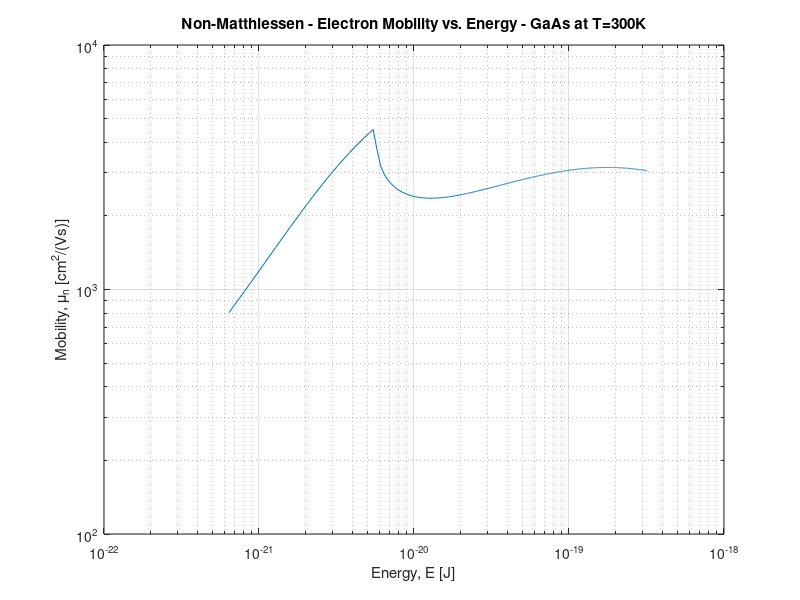
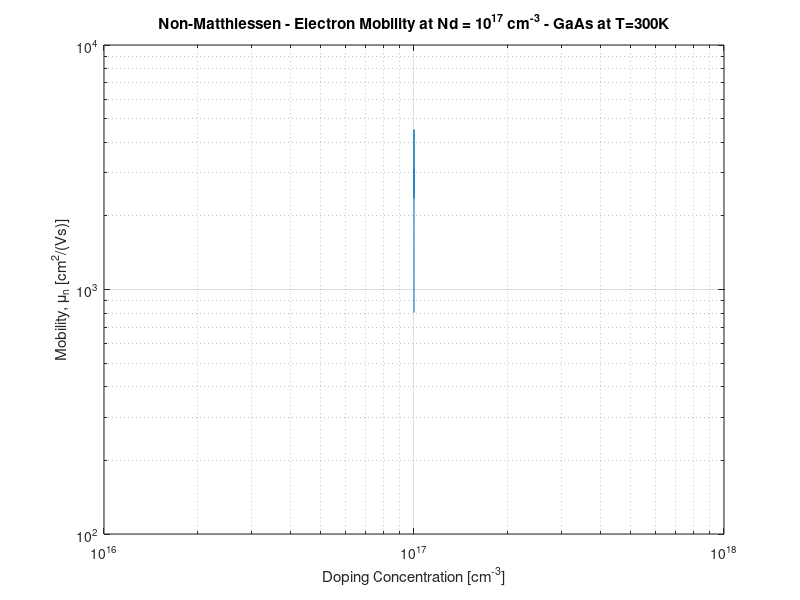
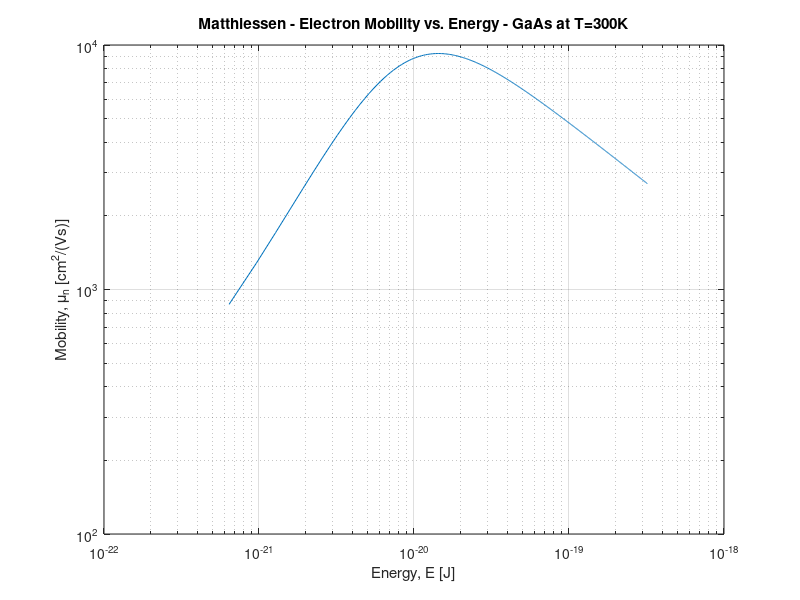
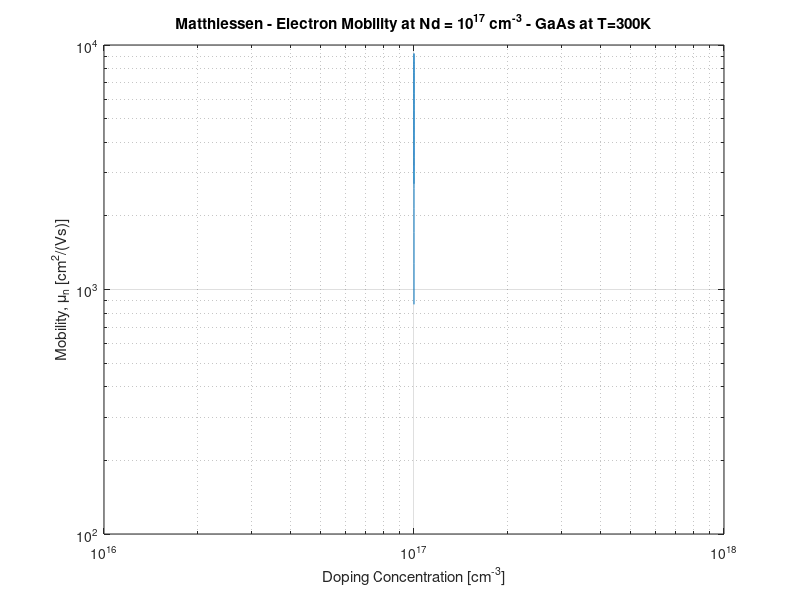

MATLAB code to generate these figures, in order:
% ECE 845 HW 1 Prob 4
% Noah Van Der Weide
% RTA for a sample of GaAs 10^17 cm^3 n-type Doping
% Room temperature (T = 300K)

% part b) calculate the mobility using RTA for only
% i) acoustic phonon scattering
% ii) ionized impurity scattering
% iii) POP scattering

% part c) Use Matthiessen's rule to calulate mobility and then conductivity.
% How does it compare to experimental results?

% part d) Do not use Matthiessen’s rule, but rather sum up the
% momentum relaxation rates for every given energy, then invert the sum to get
% the total momentum relaxation rate, and then find the average of that
% time, <<τm>>. With it, calculate the mobility and conductivity. How does it
% compare to that obtained using Matthiessen’s rule? How does it compare to
% experiment/your calculation using Rode’s method?

close all;
clear;
e = 1.602e-19;
q = e;
ko = 12.9; % low freq. dielectric const.
kinf = 10.92; % high freq. dielectric const.
hbar = 1.054e-34; % Reduced planck's constant (J*s)
rho = 5360; % density (kg/m^3)
a = 5.462e-10; % lattice constant (m)
kT = 0.0259*e; % (J)
vs = 5240; % Longitudinal acoustic velocity (m/s)

wo = (0.03536*e)/hbar; % longitudinal optical phonon energy hbar*wo (J) (hbar already defined, so explicitly defining wo)
hwo = 0.03536*e; % longitudinal optical phonon energy (J)

No = 1/(exp(hwo/kT) - 1);
No1 = No + 1;
err = 1e-7;

Dac_G = 7.01*e; % Electron acoustic deformation potential (eV) - Gamma
Dac_L = 9.2*e;
Dac_X = 9.0*e;

mo = 9.11e-31; %kg
m = 0.067*mo;
Ec = 0;
Eg = 1.42*e; % Egap in Joules

Z = 1;
Es = 12.9; % relative dielectric constant
Eo = 8.854e-12; %F/m vacuum permittivity
Ep = Es*Eo;
%E = linspace(0,2*e,1001); % 0 to 2*e Joules

% To avoid divide-by-zero issues, the energy is set to a very low value in
% lieu of 0.
E = linspace(1e-255,2*e,1001); % 0 to 2*e Joules
Nd = 1e17; % cm^-3
Nd = Nd.*1e6; %convert to m^-3

g = zeros(1001);
num = zeros(1001);
denom = zeros(1001);

Ipop = zeros(1001);

a = zeros(1001);
b1 = zeros(1001);
b2 = zeros(1001);
fo = exp(-E/kT);

mu = zeros(1001);
t1 = zeros(1001);
t2 = zeros(1001);

% ---------------------------------------------------------------------------------------
% i) Acoustic Phonon Scattering - within elastic and equipartition approximations
% ---------------------------------------------------------------------------------------

gc3d = zeros(1001);
GG = zeros(1001);
GL = zeros(1001);
GX = zeros(1001);
G = zeros(1001);

for i = 1:1001
   %gc3d(i) = 1/(2*pi^2) * (2*mdos/hbar^2)^(3/2) * sqrt(E(i) - Ec); % 3D DOS for GaAs
   %G(i) = 2 * 2*pi/hbar * Dac_G^2 * kT/(2*rho*vs^2) * (1/2) * gc3d(i);
   GG(i) = (Dac_G^2 * kT)/(2*pi*hbar*rho*(vs^2)) * (2*m/(hbar^2))^(3/2) * E(i)^(1/2);
   GL(i) = (Dac_L^2 * kT)/(2*pi*hbar*rho*(vs^2)) * (2*m/(hbar^2))^(3/2) * E(i)^(1/2);
   GX(i) = (Dac_X^2 * kT)/(2*pi*hbar*rho*(vs^2)) * (2*m/(hbar^2))^(3/2) * E(i)^(1/2);
   G(i) = GG(i) + GL(i) + GX(i);
   %G(i) = GG(i);
end

% Mobility calculation for acoustic phonon Scattering

Tac = zeros(1001);
muac = zeros(1001);

for i = 1:1001 % 0-2 eV
    Tac(i) = 1/G(i);

    % <<T>> = <tau*E>/<E>
    num(i) = num(i) + Tac(i)*E(i)^(3/2)*exp(-E(i)/kT); % <tau*E>
    denom(i) = denom(i) + E(i)^(3/2)*exp(-E(i)/kT); % <E>
    if (E(i) == 0)
        denom(i) = 1;
    end
end

for i = 1:1001
  Tac(i) = num(i)/denom(i); %<<Tau>>
  %mobility = e*<<T>>/m* (where m* is the effective conductivity mass -
  muac(i) = (q*Tac(i)/m);
end
% ---------------------------------------------------------------------------------------
% ii) Ionized impurity scattering at doping densities of 10^17
% ---------------------------------------------------------------------------------------
% Elastic, Anisotropic


k = zeros(1001);
for i = 1:1001
    k(i) = sqrt(2*m*E(i)/hbar^2);
end

Ld = sqrt((Ep*kT)/(e^2 * Nd)); % Debye Length

Gi = zeros(1001);
Gmi = zeros(1001); % momentum relaxation rate

    for i = 1:1001 % energy 0-2 eV
        %Gi(i,j) = (Nd(j) * Z^2 * e^4 * Ld(j)^4 * mdos)/(hbar^3 * pi * Eo^2 * Es^2) * ((k(i))/(4*(k(i))^2*Ld(j)^2 + 1));

        % Momentum Relaxation Rate
        Gmi(i) = (Nd*(Z^2)*(e^4)*m)/(8*pi*(hbar^3)*(Eo^2)*(Es^2)*(k(i)^3)) * (log(1+4*(k(i)^2)*(Ld^2) - (4*(k(i)^2)*(Ld^2))/(1+4*(k(i)^2)*(Ld^2))));

    end

% Mobility calculation for ionized Impurity

Ti = zeros(1001);
mui = zeros(1001);
num = zeros(1001);
denom = zeros(1001);
for i = 1:1001 % 0-2 eV
    Ti(i) = 1/Gmi(i);

    % <<T>> = <tau*E>/<E>
    num(i) = num(i) + Ti(i)*E(i)^(3/2)*exp(-E(i)/kT); % <tau*E>
    denom(i) = denom(i) + E(i)^(3/2)*exp(-E(i)/kT); % <E>
    if (E(i) == 0)
        denom(i) = 1;
    end
end

for i = 1:1001
    Ti(i) = num(i)/denom(i); %<<Tau>>
    %mobility = e*<<T>>/m* (where m* is the effective conductivity mass -
    mui(i) = (q*Ti(i)/m);
end

% ---------------------------------------------------------------------------------------
% iii) Polar Optical Phonon Scattering - Absorption and Emission separately
% for electrons in the Gamma valley
% ---------------------------------------------------------------------------------------
% Strongly inelastic (Ge != 0)
% Strongly anisotropic (Gm != G)

Gm_pop_abs = zeros(1001); % momentum relaxation rate
Gm_pop_em = zeros(1001);
Gm_pop = zeros(1001);

Gpop_abs = zeros(1001); % scattering rate
Gpop_em = zeros(1001);
Gpop_tot = zeros(1001);

%wo = (0.03536*e)/hbar; % longitudinal optical phonon energy hbar*wo (eV) (hbar already defined, so explicitly defining wo)
%hwo = 0.03536*e; % longitudinal optical phonon energy (eV)
%No = 1/(exp(hwo/kT) - 1);

for i = 1:1001
   Gpop_abs(i) = real(((q^2)*wo*(ko/kinf - 1))/(2*pi*ko*Eo*hbar*sqrt(2*E(i)/m)) * (No*asinh(E(i)/hwo)^(1/2)));

   Gm_pop(i) = real(((q^2)*wo*(ko/kinf - 1))/(4*pi*ko*Eo*hbar*sqrt(2*E(i)/m)) * (No*sqrt(1 + hwo/E(i)) + (No+1)*sqrt(1 - hwo/E(i)) - hwo*No/E(i) * asinh(E(i)/hwo)^(1/2) + hwo*(No+1)/E(i) * asinh(E(i)/hwo - 1)^(1/2)));

   if (E(i) > hbar*wo)
       Gpop_em(i) = ((q^2)*wo*(ko/kinf - 1))/(2*pi*ko*Eo*hbar*sqrt(2*E(i)/m)) * ((No + 1)*asinh((E(i)/hwo) -1)^(1/2));
   else
       Gpop_em(i) = 0;
   end
   Gpop_tot(i) = Gpop_abs(i) + Gpop_em(i);
end

% mobility calculation for POP
Tpop = zeros(1001);
mupop = zeros(1001);
num = zeros(1001);
denom = zeros(1001);
for i = 1:1001 % 0-2 eV
    Tpop(i) = 1/Gm_pop(i);

    % <<T>> = <tau*E>/<E>
    num(i) = num(i) + Tac(i)*E(i)^(3/2)*exp(-E(i)/kT); % <tau*E>
    denom(i) = denom(i) + E(i)^(3/2)*exp(-E(i)/kT); % <E>
    if (E(i) == 0)
        denom(i) = 1;
    end
end

for i = 1:1001
  Tpop(i) = num(i)/denom(i); %<<Tau>>
  %mobility = e*<<T>>/m* (where m* is the effective conductivity mass -
  mupop(i) = (q*Tpop(i)/m);
end
% ---------------------------------------------------------------------------------------
% c) Matthiessen's rule: 1/mu(tot) = 1/mu(acoustic) + 1/mu(ionized) + 1/mu(POP)
% ---------------------------------------------------------------------------------------

inv_mu_matt = zeros(1001);
mu_matt = zeros(1001);

for i = 1:1001
inv_mu_matt(i) = (1/muac(i)) + (1/mui(i)) + (1/mupop(i));
mu_matt(i) = (1/inv_mu_matt(i));
end

% ---------------------------------------------------------------------------------------
% d) Don't use Matthiessen's rule, just sum up Gm
% ---------------------------------------------------------------------------------------
Gtot = zeros(1001);
Ttot = zeros(1001);
num = zeros(1001);
denom = zeros(1001);


for i = 1:1001 % 0-2 eV
    Gtot(i) = G(i) + Gpop_tot(i) + Gmi(i);
    Ttot(i) = 1/Gtot(i);

    % <<T>> = <tau*E>/<E>
    num(i) = num(i) + Ttot(i)*E(i)^(3/2)*exp(-E(i)/kT); % <tau*E>
    denom(i) = denom(i) + E(i)^(3/2)*exp(-E(i)/kT); % <E>
    if (E(i) == 0)
        denom(i) = 1;
    end
end

for i = 1:1001
  T(i) = num(i)/denom(i); %<<Tau>>
  %mobility = e*<<T>>/m* (where m* is the effective conductivity mass -
  mu(i) = (q*T(i)/m);
end

% ---------------------------------------------------------------------------------------
%  Plotting the mobility graphs
% ---------------------------------------------------------------------------------------

Nd = Nd.*1e-6; % convert back to cm^-3
mu = mu.*1e4; % convert to cm^2/Vs
muac = muac.*1e4;
mui = mui.*1e4;
mupop = mupop.*1e4;
mu_matt = mu_matt.*1e4;
Nd1000 = zeros(1001);

for i = 1:1001
  Nd1000(i) = Nd;
end

figure();
loglog(E(3:1001),mu(3:1001));
grid on;
ylabel('Mobility, \mu_n [cm^2/(Vs)]');
xlabel('Energy, E [J]');
title('Non-Matthiessen - Electron Mobility vs. Energy - GaAs at T=300K');

figure();
loglog(Nd1000(3:1001),mu(3:1001));
grid on;
ylabel('Mobility, \mu_n [cm^2/(Vs)]');
xlabel('Doping Concentration [cm^-^3]');
title('Non-Matthiessen - Electron Mobility at Nd = 10^1^7 cm^-^3 - GaAs at T=300K');

figure();
loglog(E(3:1001),mu_matt(3:1001));
grid on;
ylabel('Mobility, \mu_n [cm^2/(Vs)]');
xlabel('Energy, E [J]');
title('Matthiessen - Electron Mobility vs. Energy - GaAs at T=300K');

figure();
loglog(Nd1000(3:1001),mu_matt(3:1001));
grid on;
ylabel('Mobility, \mu_n [cm^2/(Vs)]');
xlabel('Doping Concentration [cm^-^3]');
title('Matthiessen - Electron Mobility at Nd = 10^1^7 cm^-^3 - GaAs at T=300K');

figure();
loglog(E(3:1001),muac(3:1001));
grid on;
ylabel('Mobility, \mu_n [cm^2/(Vs)]');
xlabel('Energy, E [J]');
title('Acoustic - Electron Mobility vs. Energy - GaAs at T=300K');

figure();
loglog(Nd1000(3:1001),muac(3:1001));
grid on;
ylabel('Mobility, \mu_n [cm^2/(Vs)]');
xlabel('Doping Concentration [cm^-^3]');
title('Acoustic - Electron Mobility at Nd = 10^1^7 cm^-^3 - GaAs at T=300K');

figure();
loglog(E(3:1001),mui(3:1001));
grid on;
ylabel('Mobility, \mu_n [cm^2/(Vs)]');
xlabel('Energy, E [J]');
title('Ionized Impurity - Electron Mobility vs. Energy - GaAs at T=300K');

figure();
loglog(Nd1000(3:1001),mui(3:1001));
grid on;
ylabel('Mobility, \mu_n [cm^2/(Vs)]');
xlabel('Doping Concentration [cm^-^3]');
title('Ionized Impurity - Electron Mobility at Nd = 10^1^7 cm^-^3 - GaAs at T=300K');

figure();
loglog(E(3:1001),mupop(3:1001));
grid on;
ylabel('Mobility, \mu_n [cm^2/(Vs)]');
xlabel('Energy, E [J]');
title('POP - Electron Mobility vs. Energy - GaAs at T=300K');

figure();
loglog(Nd1000(3:1001),mupop(3:1001));
grid on;
ylabel('Mobility, \mu_n [cm^2/(Vs)]');
xlabel('Doping Concentration [cm^-^3]');
title('Pop - Electron Mobility at Nd = 10^1^7 cm^-^3 - GaAs at T=300K');
